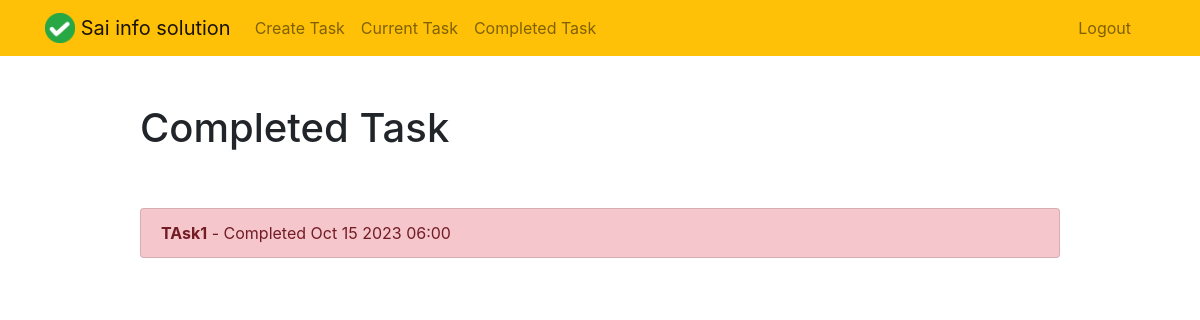
Page /completed/ (signed in) on the earlier database version.
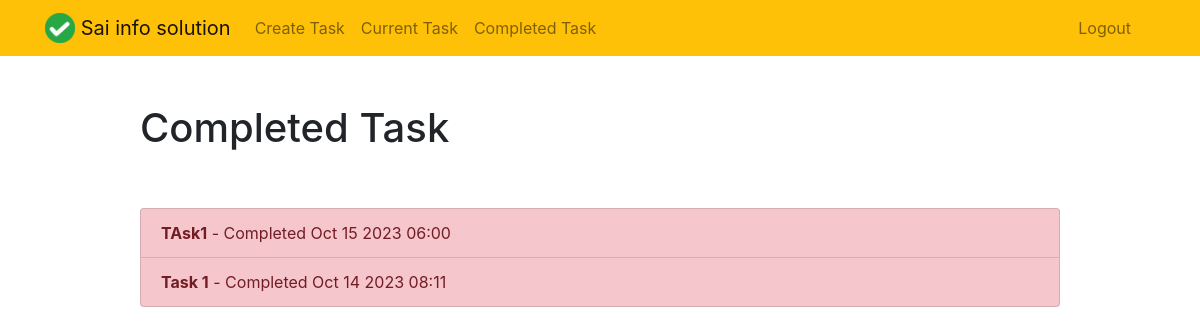
Same page on the later database version.
### todo/models.py (models this page shows, shortened)
class Todo(models.Model):
    title = models.CharField(max_length=100)
    memo = models.TextField(blank=True)
    created = models.DateTimeField(auto_now_add=True)
    datecompleted = models.DateTimeField(null=True, blank=True)
    important = models.BooleanField(default=False)
    user = models.ForeignKey(User, on_delete=models.CASCADE)

### todo/views.py (the view)
# urls.py: path('completed/', views.completedtodos, name='completedtodos'),
@login_required
def completedtodos(request):
    todos = Todo.objects.filter(user=request.user, datecompleted__isnull=False).order_by('-datecompleted')
    return render(request, 'todo/completedtodos.html', {'todos':todos})

### todo/templates/todo/completedtodos.html
{% extends "todo/base.html" %}
{% block content %}
    <div class="row justify-content-center mt-5">
        <div class="col-md-10">
            <h1>Completed Task</h1>
        </div>
    </div>
    <div class="row justify-content-center mt-5">
        <div class="col-md-10">
            <div class="list-group">
                {% for todo in todos %}
                    <a href="{% url 'viewtodo' todo.id %}" class="list-group-item list-group-item-action{% if todo.important %} list-group-item-danger{% endif %}"><b>{{ todo.title }}</b> - Completed {{ todo.datecompleted|date:'M j Y H:i' }}</a>
                {% endfor %}
            </div>
        </div>
    </div>
{% endblock %}

Differences in the rows shown:
added Todo: title "Task 1", datecompleted "Oct 14 2023 08:11"
